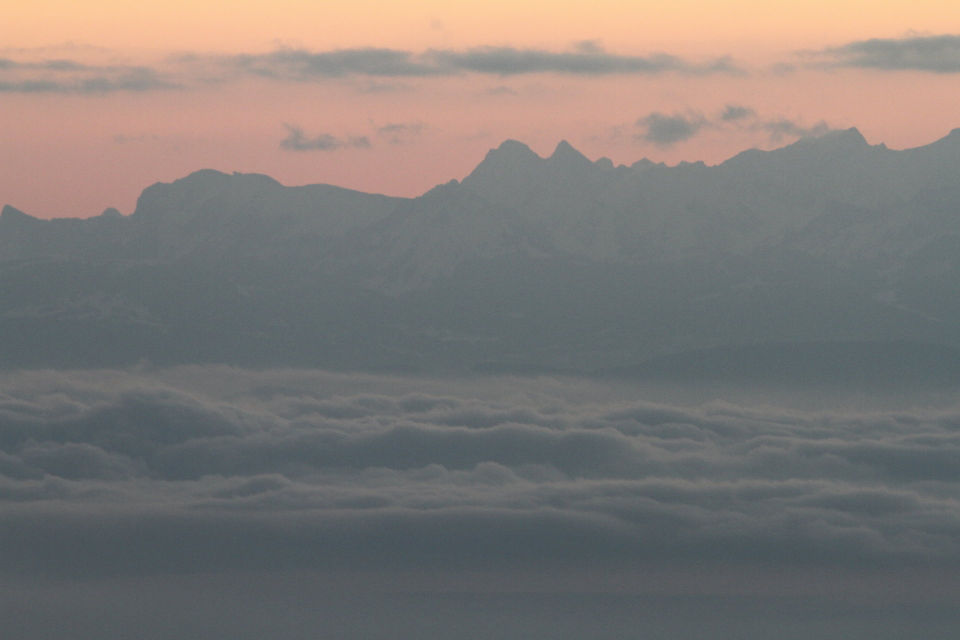
#> input picture stabilize/alpes/alpes_108.jpg, 1920 x 1280 px, given in place of tf2.mp4, which was not available (shown at 1/2 size)
$ python template-matching.py
#> lines starting #> are read from the running program, lines starting #| are printed output that depends on the picture; after the words box and inside, x2 and y2 are one past the last pixel; in counts of white or black regions, pixels touching at a corner belong together; pictures that were not available may be replaced by others from this repository, and a replacement may not be noted
### template-matching/tools.py
import cv2
import numpy as np


def concat_hor(imgs):
    m = 0
    s = 0
    bs = 1
    for img in imgs:
        m = max(m, img.shape[0])
        s += img.shape[1]+2*bs

    image = np.zeros((m+2*bs, s, 3))

    x = 0
    for img in imgs:
        if len(img.shape) == 3:
            imgg = cv2.copyMakeBorder(img.copy(), bs, bs, bs, bs,
                                      cv2.BORDER_CONSTANT, value=(0, 0, 0))
            image[0:imgg.shape[0], x:x+imgg.shape[1], :] = imgg
        else:
            imgg = cv2.copyMakeBorder(cv2.cvtColor(img, cv2.COLOR_GRAY2BGR),
                                      bs, bs, bs, bs, cv2.BORDER_CONSTANT, value=(0, 0, 0))
            image[0:imgg.shape[0], x:x+imgg.shape[1], :] = imgg
        x += img.shape[1]+2*bs

    return np.asarray(image, dtype=np.uint8)


# [44 lines left out: functions concat_ver, concat_ver2, not called in this run]

### template-matching/basevideo.py
"""
Keys
----
ESC - exit
"""
import cv2


class BaseVideo:

    def __init__(self, video_src, roi=None, first_frame=0):
        # noinspection PyArgumentList
        self.cam = cv2.VideoCapture(video_src)
        self.frame_idx = 0
        self.first_frame = first_frame
        self.frame_width = self.cam.get(cv2.CAP_PROP_FRAME_WIDTH)
        self.frame_height = self.cam.get(cv2.CAP_PROP_FRAME_HEIGHT)
        if roi is None:
            self.c, self.r, self.w, self.h = 0, 0, int(self.frame_width), int(self.frame_height)
        else:
            self.c, self.r, self.w, self.h = roi[2], roi[0], roi[3] - roi[2], roi[1] - roi[0]

    # [20 lines left out: functions prepare, proceed_frame, show_debug_images, not called in this run]

    def run(self):
        self.cam.set(1, self.first_frame)

        self.prepare()

        while True:
            ret, frame = self.cam.read()

            if frame is None:  # Repeat
                self.cam.set(cv2.CAP_PROP_POS_FRAMES, 0)
                continue

            self.proceed_frame(frame)

            self.frame_idx += 1

            cv2.imshow('Result', self.show_debug_images(frame))

            ch = cv2.waitKey(1)
            if ch == 27:
                break

### template-matching/template-matching.py
#!/usr/bin/env python

# Python 2/3 compatibility
import os

import cv2
import numpy as np

import tools as tl
from basevideo import BaseVideo


class App(BaseVideo):

    def __init__(self, video_src, roi):
        BaseVideo.__init__(self, video_src, roi=roi)
        self.template = None
        self.frame_gray = None
        self.out_frame = None
        self.threshold = 0.9

    def prepare(self):
        ret, frame = self.cam.read()
#> frame is the input picture: shape (1280, 1920, 3); mean B, G, R 117.8, 121, 126.2
        self.template = frame[self.r:self.r + self.h, self.c:self.c + self.w]
        self.template = cv2.cvtColor(self.template, cv2.COLOR_BGR2GRAY)
        pass

    def proceed_frame(self, frame):
        self.out_frame = frame.copy()
        self.frame_gray = cv2.cvtColor(self.out_frame, cv2.COLOR_BGR2GRAY)
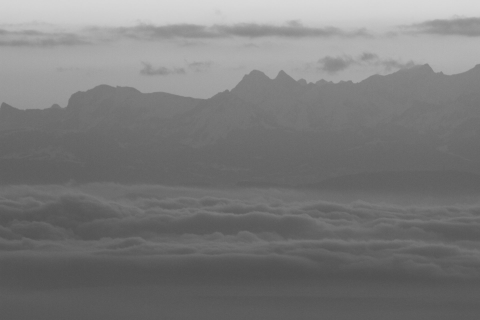
#> self.frame_gray: shape (1280, 1920) (shown at 1/4 size); min 74, max 218, mean 122.2
        result = cv2.matchTemplate(self.frame_gray, self.template, cv2.TM_CCOEFF_NORMED)
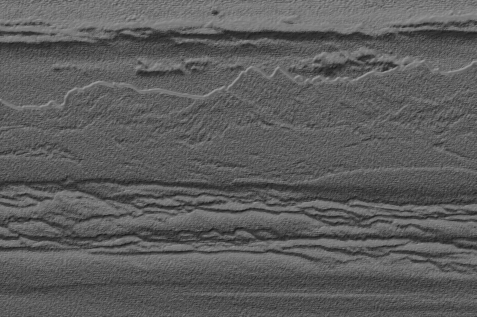
#> result: shape (1267, 1905) float32 (shown at 1/4 size); min -0.514, max 1, mean 0.0356; drawn with min black and max white
        location = np.where(result >= self.threshold)
#> location = ([184], [1280])

        for point in zip(*location[::-1]):
            cv2.rectangle(self.out_frame, point, (point[0] + self.w, point[1] + self.h), (0, 255, 255), 2)
#> this loop made 1 pass
#> point on pass 1: (1280, 184)
#> self.out_frame: shape (1280, 1920, 3); 0.01% of pixels changed, all inside (x1, y1, x2, y2) = (1279, 183, 1298, 200)

    # noinspection PyMethodMayBeStatic
    def show_debug_images(self, frame):
        return tl.concat_hor((
            self.template,
            cv2.resize(self.out_frame, (0, 0), fx=0.5, fy=0.5),
            cv2.resize(self.frame_gray, (0, 0), fx=0.5, fy=0.5)))
#> the loop in concat_hor, `for img in imgs:` made 3 passes
#> (m, s) on passes 1 to 3: (14, 18), (640, 980), (640, 1942)
#> after the loop in concat_hor, `for img in imgs:`: s = 1942
#> the loop in concat_hor, `for img in imgs:` made 3 passes
#> x on passes 1 to 3: 18, 980, 1942
#> pass 2, in concat_hor, `imgg = cv2.copyMakeBorder(img.copy(), bs, bs, bs, bs, cv2.BORDER_CONST..`:
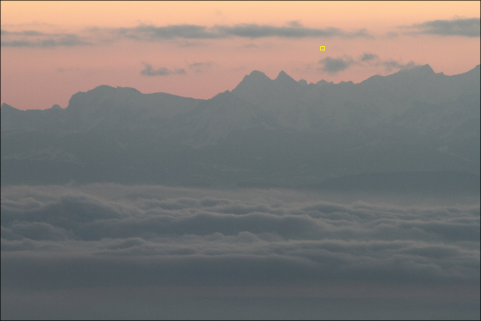
#> imgg: shape (642, 962, 3) (shown at 1/2 size); mean of channels 0, 1, 2 117.3, 120.5, 125.6; drawn as B, G, R
#> pass 3, in concat_hor, `imgg = cv2.copyMakeBorder(cv2.cvtColor(img, cv2.COLOR_GRAY2BGR), bs, b..`:
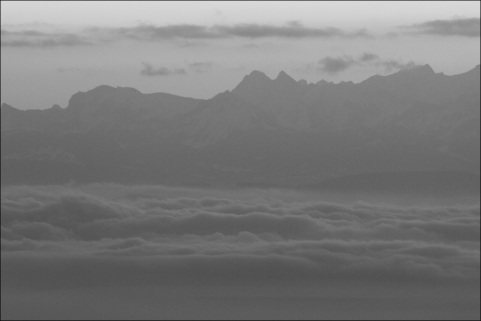
#> imgg: shape (642, 962, 3) (shown at 1/2 size); min 0, max 218, mean 121.7
#> after the loop in concat_hor, `for img in imgs:`:
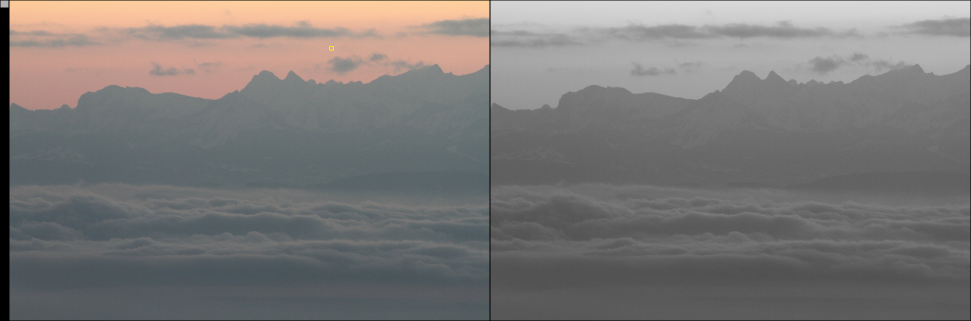
#> image: shape (642, 1942, 3) float64 (shown at 1/2 size); mean of channels 0, 1, 2 118.4, 120, 122.5; drawn as B, G, R


def main():
    # noinspection PyBroadException
    try:
        video_src = os.path.join(os.path.dirname(os.path.realpath(__file__)), 'tf2.mp4')
    except:
        video_src = 0

    print(__doc__)
    App(video_src=video_src, roi=[184, 198, 1280, 1296]).run()
#> (key Esc is pressed here)
    cv2.destroyAllWindows()

if __name__ == '__main__':
    main()

$ run again, on stabilize/alpes/alpes_122.jpg
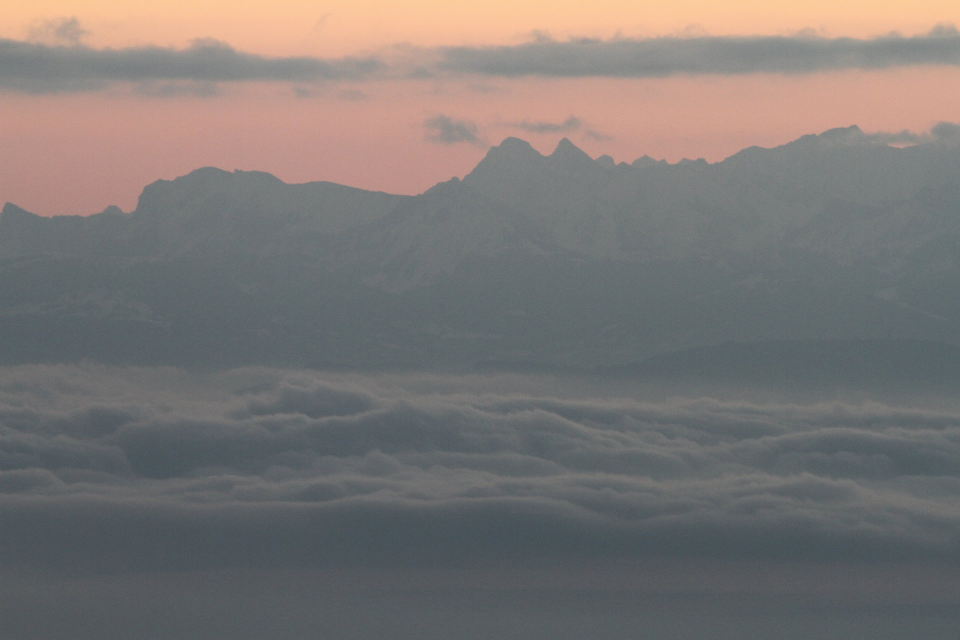
#> input picture stabilize/alpes/alpes_122.jpg, 1920 x 1280 px, given in place of tf2.mp4, which was not available (shown at 1/2 size)
#> in prepare, frame is the input picture: shape (1280, 1920, 3); mean B, G, R 116.1, 118.1, 122.8
#> in proceed_frame, `result = cv2.matchTemplate(self.frame_gray, self.template, cv2.TM_CCOE..`:
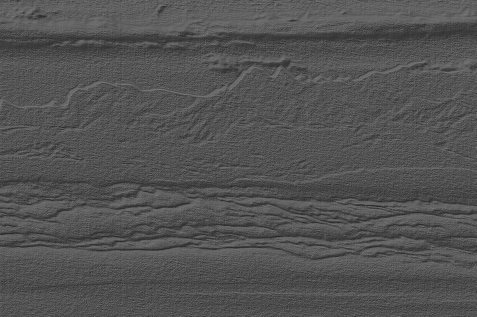
#> result: shape (1267, 1905) float32 (shown at 1/4 size); min -0.464, max 1, mean 0.0134; drawn with min black and max white
#> location = ([184], [1280])
#> the loop in proceed_frame, `for point in zip(*location[::-1]):` made 1 pass
#> point on pass 1: (1280, 184)
#> the loop in concat_hor, `for img in imgs:` made 3 passes
#> (m, s) on passes 1 to 3: (14, 18), (640, 980), (640, 1942)
#> after the loop in concat_hor, `for img in imgs:`: s = 1942
#> the loop in concat_hor, `for img in imgs:` made 3 passes
#> x on passes 1 to 3: 18, 980, 1942
#> after the loop in concat_hor, `for img in imgs:`:
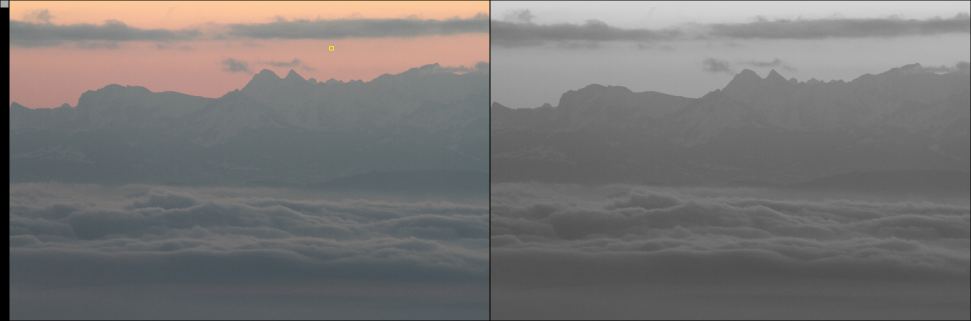
#> image: shape (642, 1942, 3) float64 (shown at 1/2 size); mean of channels 0, 1, 2 116.1, 117.1, 119.5; drawn as B, G, R

$ run again, on stabilize/alpes/alpes_123.jpg
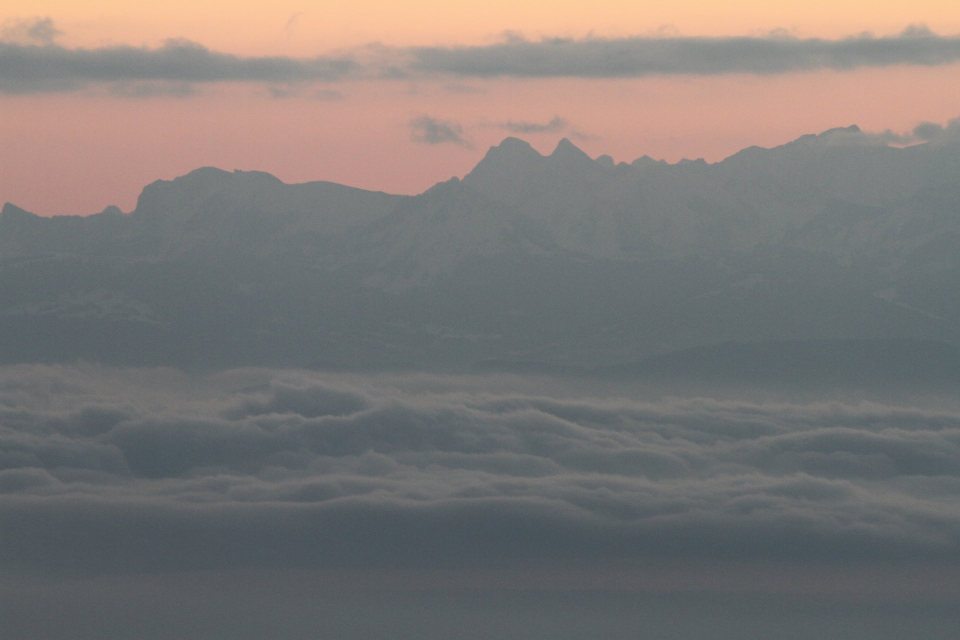
#> input picture stabilize/alpes/alpes_123.jpg, 1920 x 1280 px, given in place of tf2.mp4, which was not available (shown at 1/2 size)
#> in prepare, frame is the input picture: shape (1280, 1920, 3); mean B, G, R 117.5, 119.6, 124.1
#> in proceed_frame, `result = cv2.matchTemplate(self.frame_gray, self.template, cv2.TM_CCOE..`:
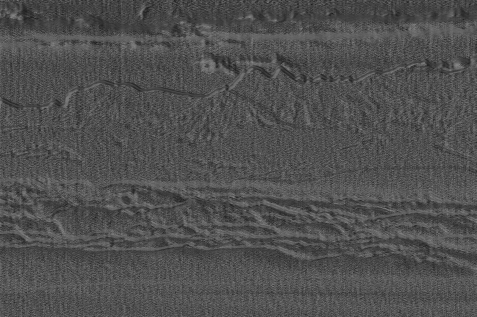
#> result: shape (1267, 1905) float32 (shown at 1/4 size); min -0.479, max 1, mean -0.0134; drawn with min black and max white
#> location = ([184], [1280])
#> the loop in proceed_frame, `for point in zip(*location[::-1]):` made 1 pass
#> point on pass 1: (1280, 184)
#> the loop in concat_hor, `for img in imgs:` made 3 passes
#> (m, s) on passes 1 to 3: (14, 18), (640, 980), (640, 1942)
#> after the loop in concat_hor, `for img in imgs:`: s = 1942
#> the loop in concat_hor, `for img in imgs:` made 3 passes
#> x on passes 1 to 3: 18, 980, 1942
#> after the loop in concat_hor, `for img in imgs:`:
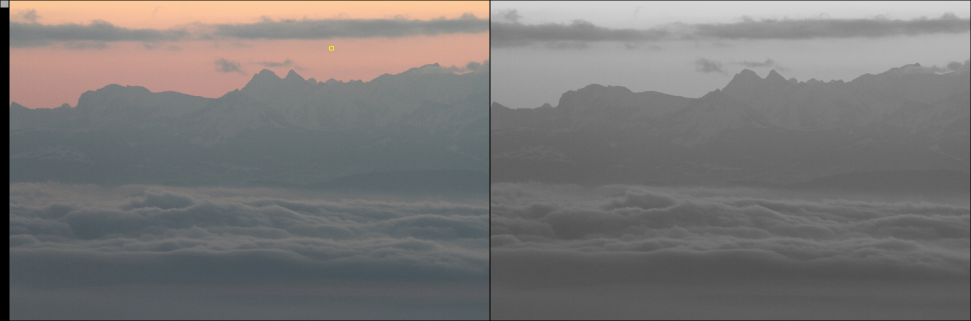
#> image: shape (642, 1942, 3) float64 (shown at 1/2 size); mean of channels 0, 1, 2 117.6, 118.6, 120.8; drawn as B, G, R
